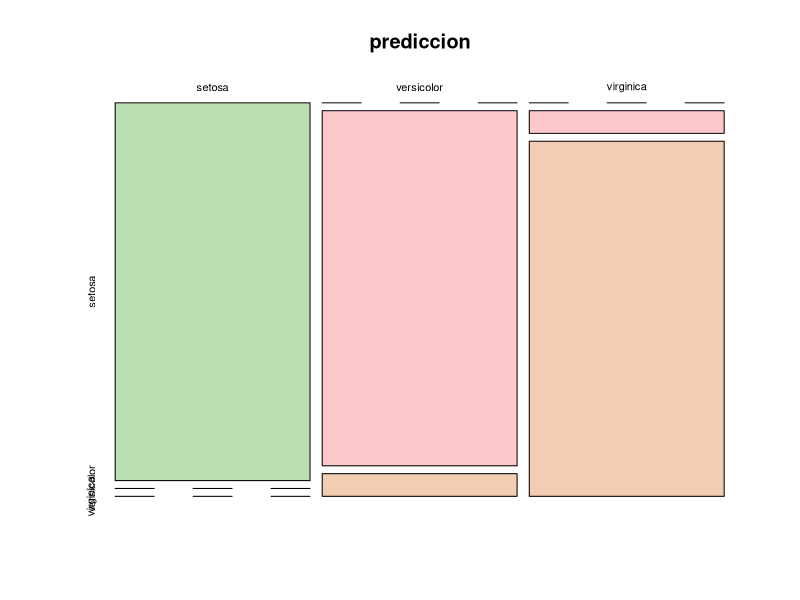

Write R code to recreate this figure.
install.packages("e1071")
library(e1071)
data(iris)
clasificador<-naiveBayes(Species~.,data=iris)
clasificador
prediccion<-table(predict(clasificador,iris),iris[,5])
prediccion
clasificador$apriori
plot(prediccion,col=hcl(c(120,10,44)))
